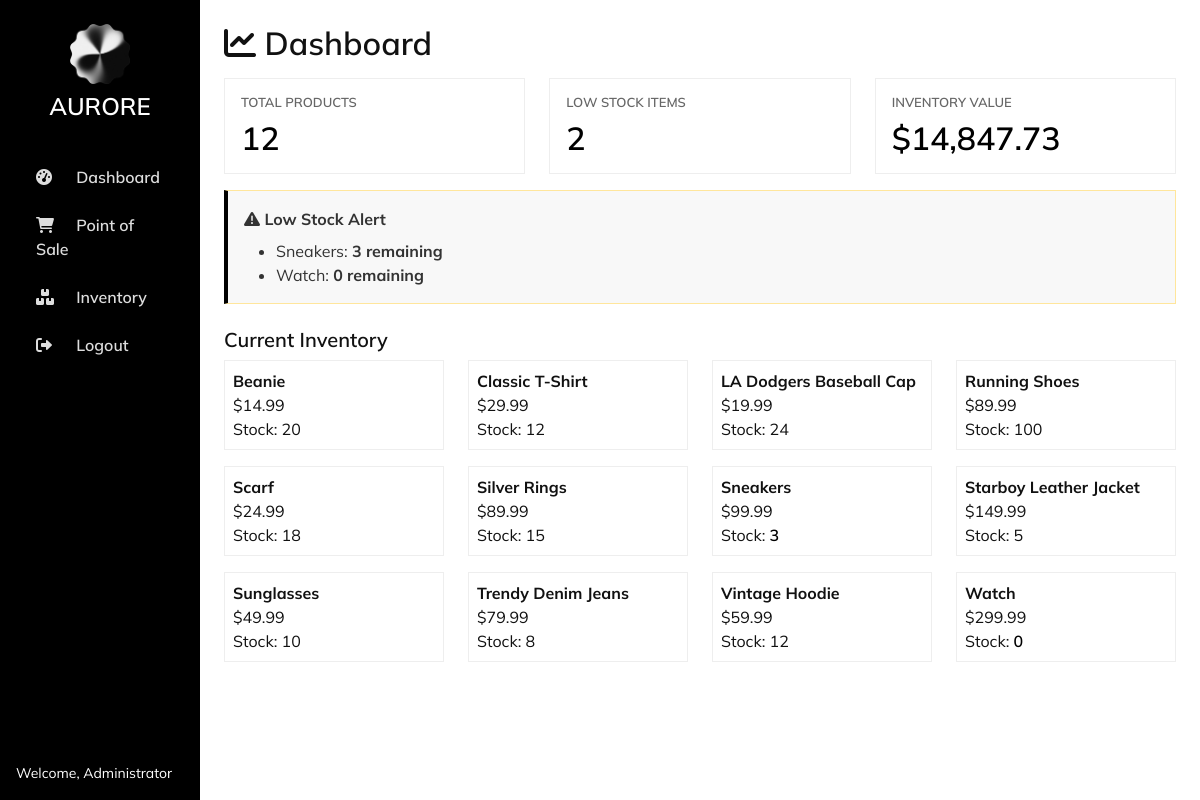
/index.php (signed in), run on the app's committed database.
### tables this page shows
CREATE TABLE `products` (
  `id` int(11) NOT NULL,
  `product_name` varchar(100) NOT NULL,
  `price` decimal(10,2) NOT NULL,
  `stock` int(11) NOT NULL DEFAULT 0,
  `image_url` text DEFAULT NULL
);

### index.php (the view, shortened to what this page needs)
<!DOCTYPE html>
<html lang="en">
<head>
    <link href="https://cdn.jsdelivr.net/npm/bootstrap@5.3.0-alpha1/dist/css/bootstrap.min.css" rel="stylesheet">
    <link rel="stylesheet" href="https://cdnjs.cloudflare.com/ajax/libs/font-awesome/6.0.0/css/all.min.css">
    <link rel="stylesheet" href="assets/css/style.css">
</head>
<body>
<?php
require_once 'db_connect.php';
$products = $conn->query("SELECT * FROM products ORDER BY product_name");
$lowStock = $conn->query("SELECT * FROM products WHERE stock < 5");
$totalValue = $conn->query("SELECT SUM(price * stock) as total FROM products")->fetch_assoc()['total'];
?>
<div class="container-fluid">
    <div class="row">
        <?php include 'sidebar.php'; ?>
        <div class="col-md-9 col-lg-10 p-4">
            <h2><i class="fas fa-chart-line"></i> Dashboard</h2>
            <div class="row mt-3">
                <div class="col-md-4 mb-3">
                    <div class="card-stats">
                        <h6>TOTAL PRODUCTS</h6>
                        <h2><?php echo $products->num_rows; ?></h2>
                    </div>
                </div>
                <div class="col-md-4 mb-3">
                    <div class="card-stats">
                        <h6>LOW STOCK ITEMS</h6>
                        <h2><?php echo $lowStock->num_rows; ?></h2>
                    </div>
                </div>
                <div class="col-md-4 mb-3">
                    <div class="card-stats">
                        <h6>INVENTORY VALUE</h6>
                        <h2>$<?php echo number_format($totalValue,2); ?></h2>
                    </div>
                </div>
            </div>
            <?php if($lowStock->num_rows > 0): ?>
            <div class="alert alert-warning">
                <strong><i class="fas fa-exclamation-triangle"></i> Low Stock Alert</strong>
                <ul class="mb-0 mt-2">
                    <?php while($row = $lowStock->fetch_assoc()): ?>
                        <li><?php echo $row['product_name']; ?>: <strong><?php echo $row['stock']; ?> remaining</strong></li>
                    <?php endwhile; ?>
                </ul>
            </div>
            <?php endif; ?>
            <div class="row mt-4">
                <h5>Current Inventory</h5>
                <?php
                $products->data_seek(0);
                while($p = $products->fetch_assoc()):
                ?>
                    <div class="col-md-3 mb-3">
                        <div class="product-card p-2">
                            <strong><?php echo $p['product_name']; ?></strong><br>
                            $<?php echo $p['price']; ?><br>
                            Stock:
                            <span class="<?php echo $p['stock'] < 5 ? 'stock-low' : 'stock-normal'; ?>">
                                <?php echo $p['stock']; ?>
                            </span>
                        </div>
                    </div>
                <?php endwhile; ?>
            </div>
        </div>
    </div>
</div>
</body>
</html>

### sidebar.php
<div class="col-md-3 col-lg-2 px-0 sidebar">
    <div class="text-center py-4">
    <img src="assets/images/logoDesign.png" width="60" alt="AURORE">
    <h4 class="text-white mt-2">AURORE</h4>
    </div>
    <nav class="nav flex-column px-3">
        <a class="nav-link" href="index.php"><i class="fas fa-tachometer-alt"></i> Dashboard</a>
        <a class="nav-link" href="pos.php"><i class="fas fa-shopping-cart"></i> Point of Sale</a>
        <a class="nav-link" href="inventory.php"><i class="fas fa-boxes"></i> Inventory</a>
        <a class="nav-link" href="logout.php"><i class="fas fa-sign-out-alt"></i> Logout</a>
    </nav>
    <div class="position-absolute bottom-0 p-3 text-white small">
        Welcome, <?php echo $_SESSION['full_name']; ?>
    </div>
</div>

### assets/css/style.css (style rules this page uses)
* { margin: 0; padding: 0; box-sizing: border-box; }
body { font-family: 'Mulish', -apple-system, BlinkMacSystemFont, 'Segoe UI', Roboto, sans-serif; background-color: #ffffff; color: #111111; }
h1, h2, h3, h4, h5, h6, .card-header, .nav-link, .btn { font-weight: 600; }
.sidebar { background: #000000; min-height: 100vh; }
.sidebar .nav-link { color: #ddd; padding: 12px 20px; border-radius: 0; }
.sidebar .nav-link i { width: 24px; margin-right: 12px; }
.card-stats { border: 1px solid #eee; padding: 16px; background: white; }
.card-stats h6 { font-size: 13px; color: #666; }
.card-stats h2 { font-size: 32px; font-weight: 600; margin: 0; color: #000; }
.product-card { border: 1px solid #eee; padding: 16px; background: white; transition: box-shadow 0.2s; }
.alert-warning { background: #f8f8f8; border-left: 4px solid #000; color: #333; border-radius: 0; }
.stock-low { color: #000; font-weight: 600; }

### data on the page
products: product_name "Sneakers", stock "3", price "99.99"
products: product_name "Watch", stock "0", price "299.99"
products: product_name "Beanie", price "14.99", stock "20"
products: product_name "Classic T-Shirt", price "29.99", stock "12"
products: product_name "LA Dodgers Baseball Cap", price "19.99", stock "24"
products: product_name "Running Shoes", price "89.99", stock "100"
products: product_name "Scarf", price "24.99", stock "18"
products: product_name "Silver Rings", price "89.99", stock "15"
products: product_name "Starboy Leather Jacket", price "149.99", stock "5"
products: product_name "Sunglasses", price "49.99", stock "10"
products: product_name "Trendy Denim Jeans", price "79.99", stock "8"
products: product_name "Vintage Hoodie", price "59.99", stock "12"

### other printed values
$_SESSION['full_name'] "Administrator"
$products->num_rows "12"
$lowStock->num_rows "2"
$totalValue "14,847.73"
